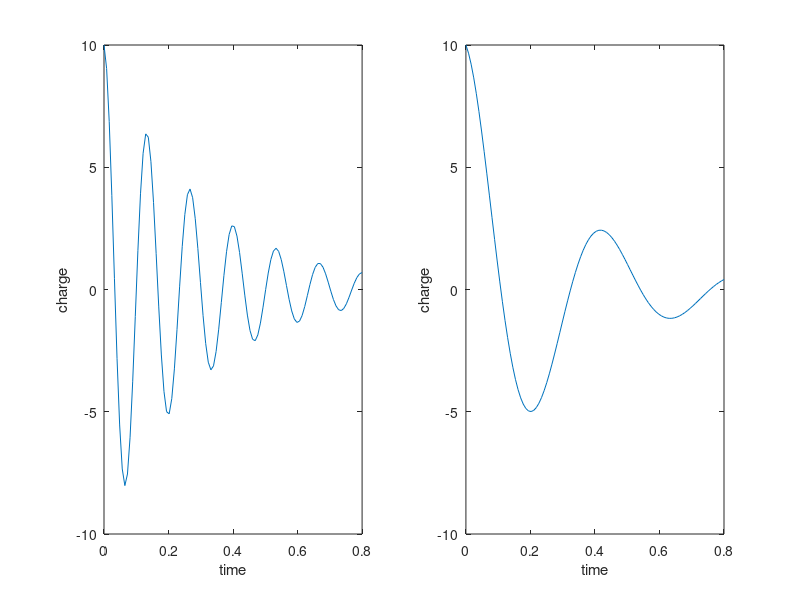

This chart was generated by the following MATLAB code:
% Function parameters
q0 = 10;
R = 60;
L = 9;
C = 0.00005;
% Function parameters
q0 = 10;
R = 60;
L = 9;
C = 0.00005;

% Use linspace to create an array of 100 points between 0 and 0.8
t = linspace(0, 0.8, 100);

% Calculate the values of q
a = (-R.*t)./(2*L);
b = q0 * exp(a);
c = 1/(L*C);
d = (R)/(2*L);
q = b.* cos(sqrt(c-d^2).*t);
%q = q0 * exp((-R.*t)/(2*L)).*cos((sqrt((1/(L*C)))-(((R)/(2*L))^2)).*t)

% Plot q vs t
subplot(1, 2, 1)
plot(t, q)
xlabel('time')
ylabel('charge')
hold on
% Make the capacitor 10x bigger
C2 = 0.00005 * 10; 
c2 = 1/(L*C2);
q2 = b.* cos(sqrt(c2-d^2).*t);

% Plot q2 vs t
subplot(1,2,2)
plot(t, q2)
xlabel('time')
ylabel('charge')
hold off
